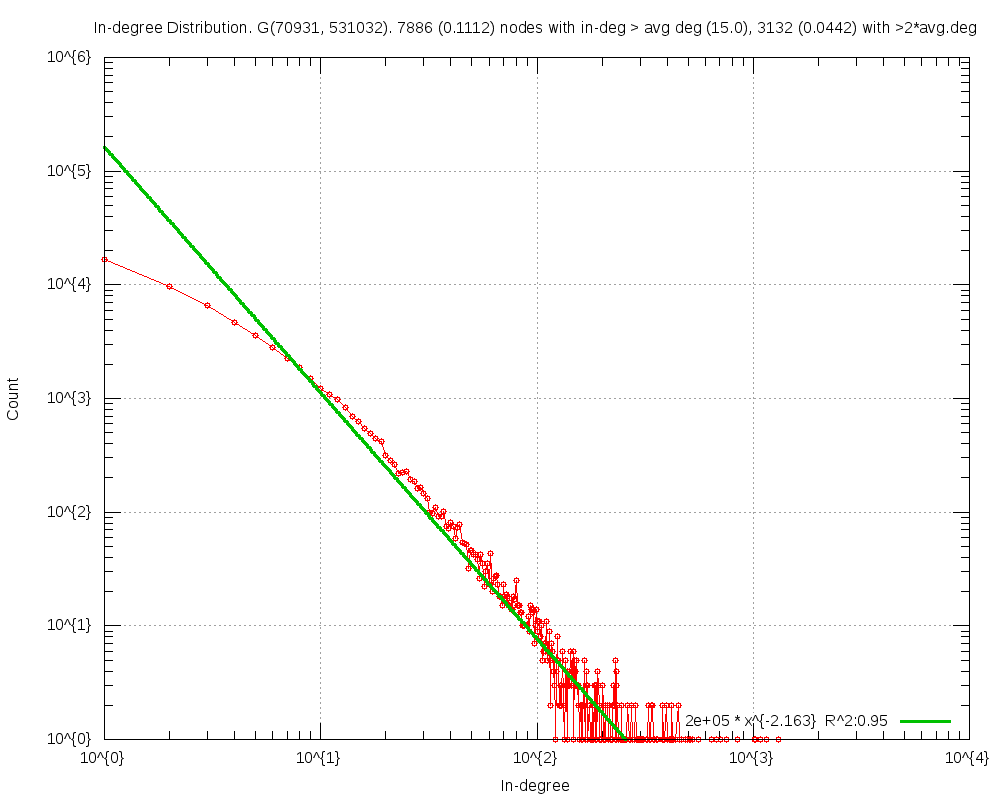

The gnuplot source for this figure:
#
# In-degree Distribution. G(70931, 531032). 7886 (0.1112) nodes with in-deg > avg deg (15.0), 3132 (0.0442) with >2*avg.deg (Sun Apr 27 19:27:54 2014)
#

set title "In-degree Distribution. G(70931, 531032). 7886 (0.1112) nodes with in-deg > avg deg (15.0), 3132 (0.0442) with >2*avg.deg"
set key bottom right
set logscale xy 10
set format x "10^{%L}"
set mxtics 10
set format y "10^{%L}"
set mytics 10
set grid
set xlabel "In-degree"
set ylabel "Count"
set tics scale 2
set yrange[1.000000:]
set terminal png size 1000,800
set output 'inDeg.TwitterRand1.25.png'
plot 	"inDeg.TwitterRand1.25.tab" using 1:2 title "" with linespoints pt 6,\
	f1(x)=162854.165096*x**-2.162961, f1(x) title "2e+05 * x^{-2.163}  R^2:0.95" with lines linewidth 3
